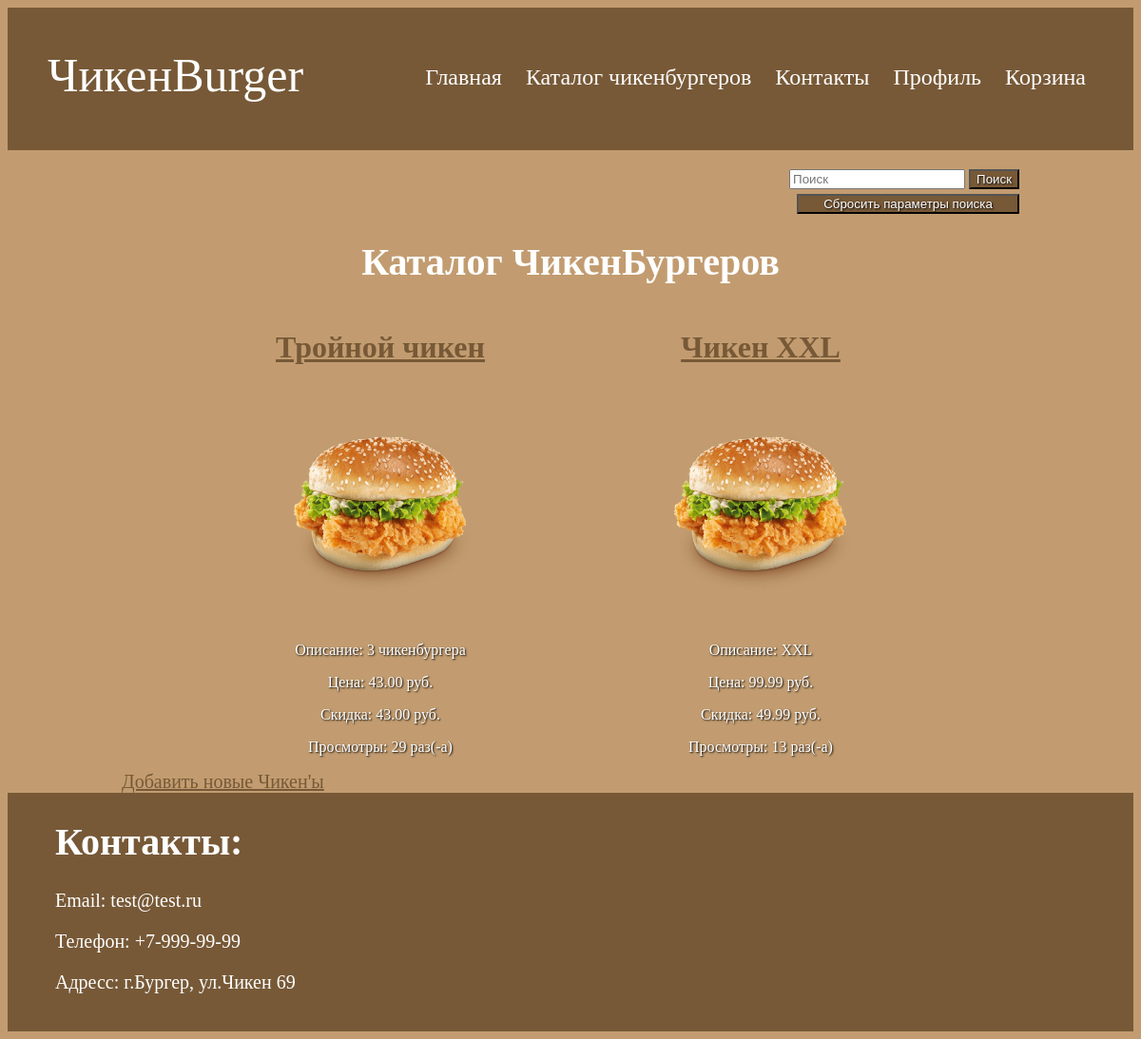
The page /shop/products/ (signed in) on the database its author committed.
### shopapp/models.py (models this page shows)
class Product(models.Model):
    class Meta:
        ordering = ["name", "price"]
    name = models.CharField(max_length=100)
    description = models.TextField(null=False, blank=True)
    price = models.DecimalField(default=0, max_digits=8, decimal_places=2)
    discount = models.DecimalField(default=0, max_digits=8, decimal_places=2)
    created_at = models.DateTimeField(auto_now_add=True)
    views_count = models.DecimalField(default=0, max_digits=8, decimal_places=0)
    preview = models.ImageField(null=True, blank=True, upload_to=product_preview_directory_path)

### shopapp/views.py (the view)
# urls.py: path("products/", ProductsListView.as_view(), name="products-list"),
class ProductsListView(ListView):
    template_name = "shopapp/products-list.html"
    context_object_name = "products"
    queryset = Product.objects.all()

### shopapp/templates/shopapp/products-list.html (shortened to what this page needs)
{% extends 'shopapp/base.html' %}
{% block body %}
    <div style="text-align: right; padding-right: 120px; padding-top: 20px;">
        <form action="{% url 'shopapp:search' %}" method="GET">
            <input type="search" type="text" name="q" placeholder="Поиск">
            <button style="text-shadow: 1px 1px 2px black; color: white; background-color: rgb(119, 89, 55);" type="submit">Поиск</button>
            <br>
            <button style="margin-top: 5px; width: 234px; text-shadow: 1px 1px 2px black; color: white; background-color: rgb(119, 89, 55);" type="submit">Сбросить параметры поиска</button>
        </form>
    </div>
    <h1 style="text-align: center; color: white; font-size: 40px;">Каталог ЧикенБургеров</h1>
     {% if products %}
        <div  style="display: flex; justify-content: center;">
            {% for product in products %}
                <div style="color: white; text-align: center;">
                    <h1><a style="text-decoration: underline; color: rgb(119, 89, 55);" href="{% url 'shopapp:product_details' pk=product.pk %}">{{ product.name }}</a></h1>
                    <div>
                        {% if product.preview %}
                          <img style="width: 400px; height: 250px" src="{{ product.preview.url }}" alt="{{ product.preview.name }}">
                        {% endif %}
                    </div>
                    <p style="text-shadow: 1px 1px 2px black;">Описание: {{ product.description }}</p>
                    <p style="text-shadow: 1px 1px 2px black;">Цена: {{ product.price }} руб.</p>
                    <p style="text-shadow: 1px 1px 2px black;">Скидка: {% firstof product.discount '0' %} руб.</p>
                    <p style="text-shadow: 1px 1px 2px black;">Просмотры: {{ product.views_count }} раз(-a)</p>
                </div>
            {% endfor %}
        </div>
    {% else %}
        <h3>Тут пока ничего нет :(</h3>
    {% endif %}
    {% if perms.shopapp.add_product %}
        <div>
            <a style="padding-left: 120px; text-decoration: underline; color: rgb(119, 89, 55); font-size: 20px;" href="{% url 'shopapp:product-create'%}">Добавить новые Чикен'ы</a>
        </div>
    {% endif %}
{% endblock %}

### shopapp/static/shopapp/css/style.css (style rules this page uses)
body { background-color: rgb(194, 156, 112); }

### rows shown on the page
Product: name "Тройной чикен", preview (picture), description "3 чикенбургера", price "43.00", discount "43.00", views_count "29"
Product: name "Чикен XXL", preview (picture), description "XXL", price "99.99", discount "49.99", views_count "13"
